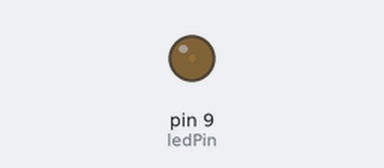
A sketch run on a simulated Arduino Uno, built with avr-gcc and run on an emulated ATmega328P. Parts: output pins drawn as LEDs (lit = HIGH).

Above: at 0.05 s.
At 3.45 s:
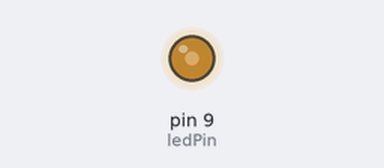
At 6.95 s:
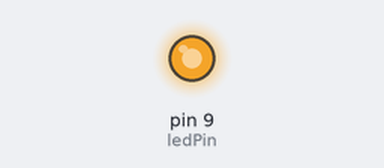
At 13.85 s:
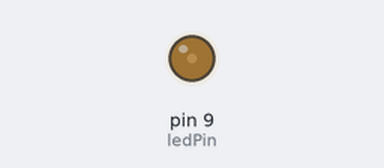
Timing chart, 0 to 19.9 s (numbered marks = the images above):
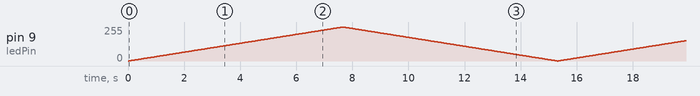

The sketch:

Slow_LED.ino
```cpp
int ledPin = 9;     // Define the LED pin at D9
int value;

void setup() {
  // put your setup code here, to run once:
  pinMode(ledPin, OUTPUT);  // initialize ledpin as an output
}

void loop() {
  // put your main code here, to run repeatedly:
  for(value = 0; value<255; value=value+1){
    analogWrite(ledPin, value); // LED gradually lights up
    delay(30); // delay 5MS
  }

  for(value = 255; value>0; value=value-1){
    analogWrite(ledPin, value); // LED gradually goes out
    delay(30); // delay 5MS
  }
}
```
